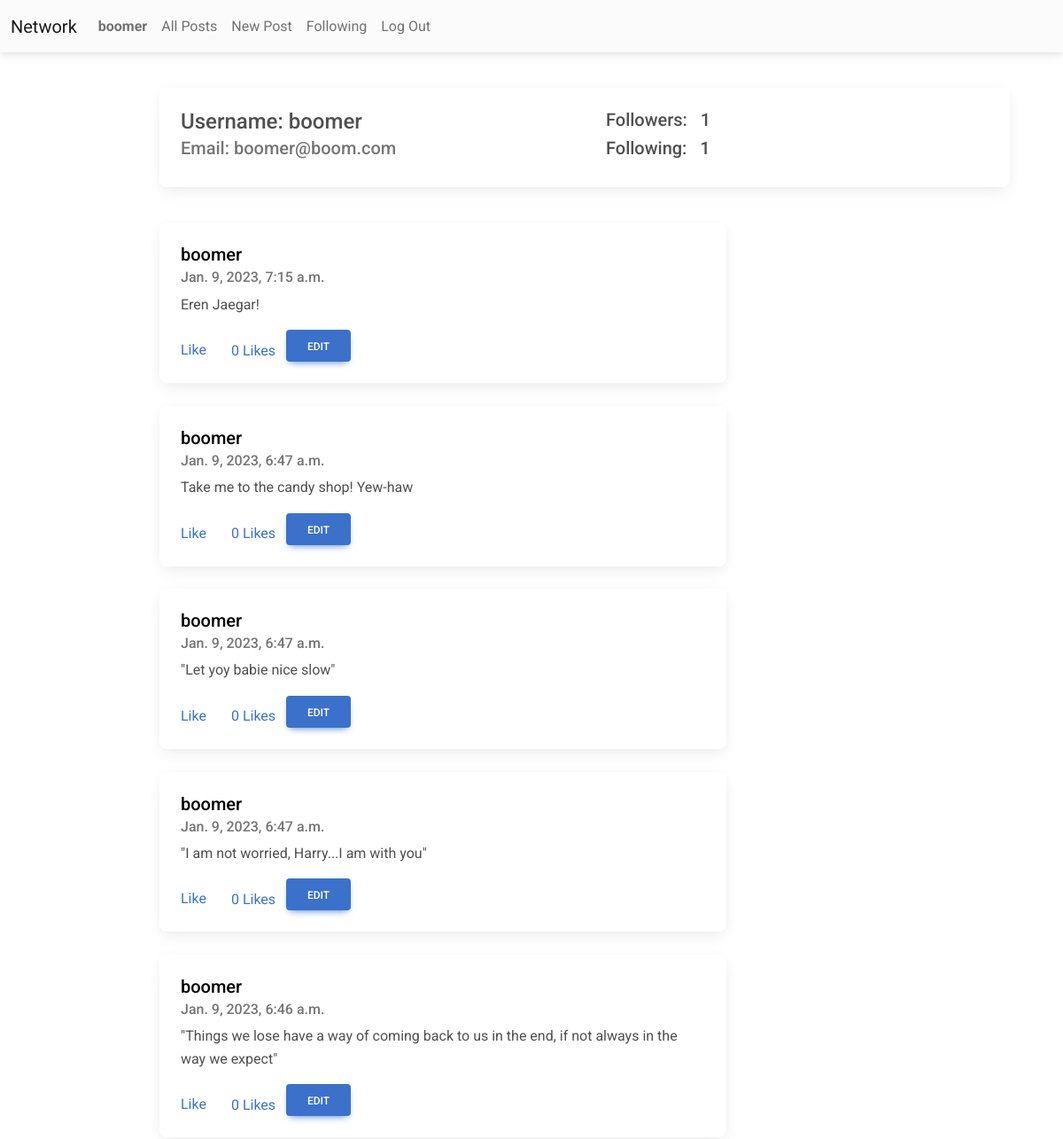
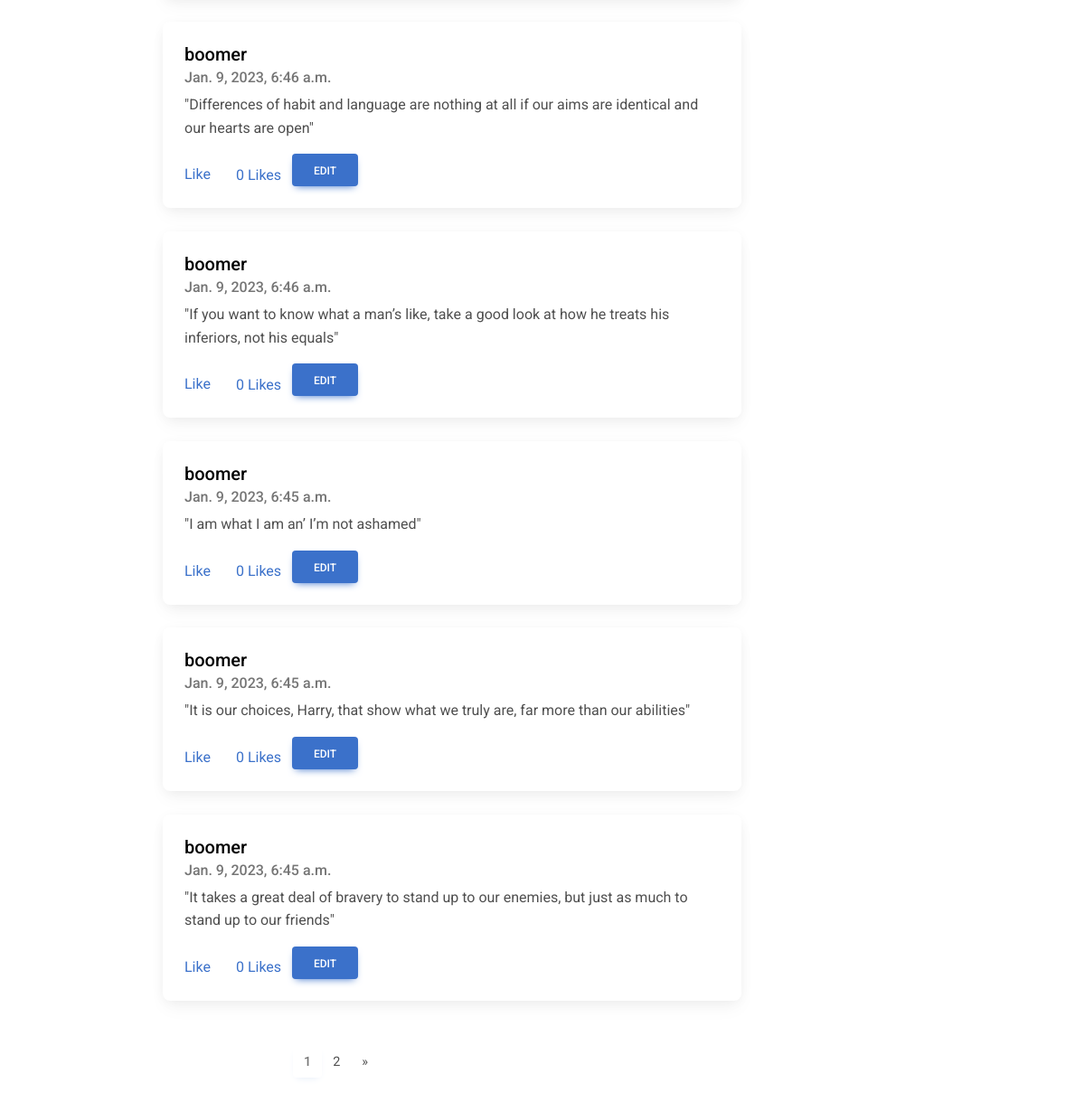
Page /profile/boomer (signed in) on the committed database (2 pictures, top to bottom).
### network/models.py (models this page shows, shortened)
class User(AbstractUser):
    followers = models.ManyToManyField("User", blank=True, related_name="user_following")
    following = models.ManyToManyField("User", blank=True, related_name="user_followers")

class Post(models.Model):
    id = models.AutoField(primary_key=True)
    user = models.ForeignKey(User, on_delete=models.CASCADE, related_name="posts")
    content = models.TextField(blank=True)
    likes=models.ManyToManyField(User, blank=True, related_name="liked_posts")
    timestamp = models.DateTimeField(auto_now_add=True)

### profilepage/views.py (the view)
# urls.py: path("<str:username>", views.profile, name="profile"),
def profile(request, username):
    profile = User.objects.get(username=username)
    followers = profile.followers.all()
    following = profile.following.all()
    posts = profile.posts.all().order_by('-timestamp')
    paginator = Paginator(posts, 10)
    page_number = request.GET.get('page')
    page_obj = paginator.get_page(page_number)
    total_pages = range(1, paginator.num_pages+1)
    if request.user in followers:
        is_follower = True
    else:
        is_follower = False
    context={'profile': profile, 'followers': followers, 'following': following, 'page_obj': page_obj, 'total_pages': total_pages, 'is_follower': is_follower}
    return render(request, "profilepage/profile.html", context=context)

### profilepage/templates/profilepage/profile.html (shortened to what this page needs)
{% extends "network/layout.html" %}
{% load static %}
{% block body %}
    <div class="userdetails">
        <div class="spacing">
            <div class="card mb-3" style="width: 60rem;">
                <div class="row g-0">
                    <div class="col-md-6">
                        <div class="card-body">
                            <h4 class="card-title">Username: {{ profile.username }}</h4>
                            <h5 class="card-subtitle mb-2 text-muted">Email: {{ profile.email }}</h5>
                        </div>
                    </div>
                    <div class="col-md-6">
                        <div class="card-body">
                            <h5 class="card-title">Followers: &nbsp; {{followers|length}}</h5>
                            <h5 class="card-title">Following: &nbsp; {{following|length}}</h5>
                        </div>
                    </div>
                </div>
            </div>
        </div>
    </div>
    <div class="userposts">
        <div class="spacing">
            {% for post in page_obj %}
                <div class="card">
                    <div class="card-body" id="post-{{post.pk}}">
                        <a class="post_user" href="{% url 'profile' post.user %}"><h5 class="card-title">{{post.user}}</h5></a>
                        <h6 class="card-subtitle mb-2 text-muted">{{ post.timestamp }}</h6>
                        <p id="content-{{post.pk}}"class="card-text">{{ post.content }}</p>
                        <a href="#" class="card-link">Like</a>
                        <a href="#" class="card-link">
                            {% if post.like %}
                                {{ post.likes }} &nbsp
                            {% else %}
                                0 Likes &nbsp
                            {% endif %}
                        </a>
                        {% if user.is_authenticated %}
                            {% if user == post.user %}
                                <btn id="{{post.pk}}" class="btn btn-primary edit">Edit</btn>
                            {% endif %}
                        {% endif %}
                    </div>
                </div>
                <br>
            {% endfor %}
            <nav id="pagination">
                <ul class="pagination">
                    {% for page in total_pages %}
                        {% if page_obj.number == page %}
                            <li class="page-item active disabled"><a class="page-link" href="#">{{ page }}</a></li>
                        {% else %}
                            <li class="page-item"><a class="page-link" href="?page={{page}}">{{ page }}</a></li>
                        {% endif %}
                    {% endfor %}
                    {% if page_obj.has_next %}
                        <li class="page-item">
                            <a class="page-link" href="?page={{ page_obj.next_page_number }}" aria-label="Next">
                                <span aria-hidden="true">&raquo;</span>
                            </a>
                        </li>
                    {% endif %}
                </ul>
            </nav>
        </div>
    </div>
{% endblock %}

### network/templates/network/navbar.html (shortened to what this page needs)
<nav class="navbar navbar-expand-lg navbar-light bg-light">
    <div class="container-fluid">
        <a class="navbar-brand" href="{% url 'index' %}">Network</a>
        <div class="collapse navbar-collapse" id="navbarNav">
        <ul class="navbar-nav">
            {% if user.is_authenticated %}
                <li class="nav-item">
                    <a class="nav-link" href="{% url 'profile' user.username %}"><strong>{{ user.username }}</strong></a>
                </li>
            {% endif %}
            <li class="nav-item">
            <a class="nav-link" href="{% url 'index' %}">All Posts</a>
            </li>
            {% if user.is_authenticated %}
                <li class="nav-item">
                    <a class="nav-link" href="{% url 'newpost' %}">New Post</a>
                </li>
                <li class="nav-item">
                    <a class="nav-link" href="{% url 'followingfeed' %}">Following</a>
                </li>
                <li class="nav-item">
                    <a class="nav-link" href="{% url 'logout' %}">Log Out</a>
                </li>
            {% endif %}
        </ul>
        </div>
    </div>
  </nav>

### network/static/network/styles.css (style rules this page uses)
.spacing { margin: 5vh 15vw; }
.card { width: 40rem; }
.post_user { text-decoration: none; color: #000; }
#pagination { text-align: center; align-items: center; margin: 3vh 12vw; }

### rows in the picture
User: username "boomer", email "boomer@boom.com"
Post: user "boomer", timestamp "Jan. 9, 2023, 7:15 a.m.", content "Eren Jaegar!"
Post: user "boomer", timestamp "Jan. 9, 2023, 6:47 a.m.", content "Take me to the candy shop! Yew-haw"
Post: user "boomer", timestamp "Jan. 9, 2023, 6:47 a.m.", content "\"Let yoy babie nice slow\""
Post: user "boomer", timestamp "Jan. 9, 2023, 6:47 a.m.", content "\"I am not worried, Harry...I am with you\""
Post: user "boomer", timestamp "Jan. 9, 2023, 6:46 a.m.", content "\"Things we lose have a way of coming back to us in the end, if not always in the way we expect\""
Post: user "boomer", timestamp "Jan. 9, 2023, 6:46 a.m.", content "\"Differences of habit and language are nothing at all if our aims are identical and our hearts are open\""
Post: user "boomer", timestamp "Jan. 9, 2023, 6:46 a.m.", content "\"If you want to know what a man’s like, take a good look at how he treats his inferiors, not his equals\""
Post: user "boomer", timestamp "Jan. 9, 2023, 6:45 a.m.", content "\"I am what I am an’ I’m not ashamed\""
Post: user "boomer", timestamp "Jan. 9, 2023, 6:45 a.m.", content "\"It is our choices, Harry, that show what we truly are, far more than our abilities\""
Post: user "boomer", timestamp "Jan. 9, 2023, 6:45 a.m.", content "\"It takes a great deal of bravery to stand up to our enemies, but just as much to stand up to our friends\""

### other values in the picture
{{ followers|length }} "1"
{{ following|length }} "1"
{{ page }} "1"
{{ page }} "2"
